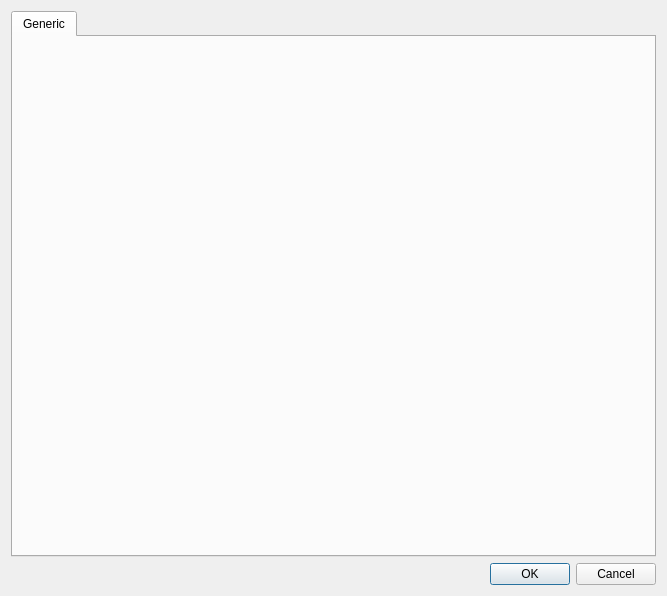
<?xml version="1.0" encoding="UTF-8"?>
<ui version="4.0">
 <class>Form_DataProPluginSettings</class>
 <widget class="QDialog" name="Form_DataProPluginSettings">
  <property name="geometry">
   <rect>
    <x>0</x>
    <y>0</y>
    <width>667</width>
    <height>596</height>
   </rect>
  </property>
  <property name="windowTitle">
   <string>Plugin Settings</string>
  </property>
  <layout class="QVBoxLayout" name="verticalLayout">
   <item>
    <widget class="QTabWidget" name="tabWidget">
     <property name="currentIndex">
      <number>0</number>
     </property>
     <widget class="QWidget" name="tab">
      <attribute name="title">
       <string>Generic</string>
      </attribute>
      <layout class="QVBoxLayout" name="verticalLayout_3">
       <item>
        <layout class="QFormLayout" name="First_formLayout"/>
       </item>
      </layout>
     </widget>
    </widget>
   </item>
   <item>
    <widget class="QDialogButtonBox" name="buttonBox">
     <property name="orientation">
      <enum>Qt::Horizontal</enum>
     </property>
     <property name="standardButtons">
      <set>QDialogButtonBox::Cancel|QDialogButtonBox::Ok</set>
     </property>
    </widget>
   </item>
  </layout>
 </widget>
 <resources/>
 <connections>
  <connection>
   <sender>buttonBox</sender>
   <signal>accepted()</signal>
   <receiver>Form_DataProPluginSettings</receiver>
   <slot>accept()</slot>
   <hints>
    <hint type="sourcelabel">
     <x>248</x>
     <y>254</y>
    </hint>
    <hint type="destinationlabel">
     <x>157</x>
     <y>274</y>
    </hint>
   </hints>
  </connection>
  <connection>
   <sender>buttonBox</sender>
   <signal>rejected()</signal>
   <receiver>Form_DataProPluginSettings</receiver>
   <slot>reject()</slot>
   <hints>
    <hint type="sourcelabel">
     <x>316</x>
     <y>260</y>
    </hint>
    <hint type="destinationlabel">
     <x>286</x>
     <y>274</y>
    </hint>
   </hints>
  </connection>
 </connections>
</ui>
